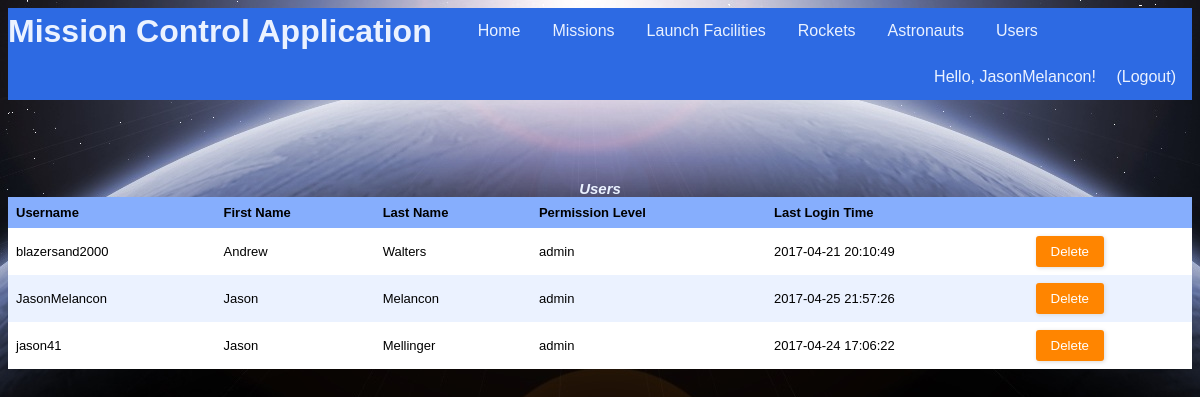
Screenshot of /users (signed in) with the database file from the repository.
### tables this page shows
CREATE TABLE "Users" (
	`uid`	INTEGER NOT NULL PRIMARY KEY AUTOINCREMENT,
	`firstName`	TEXT NOT NULL,
	`lastName`	TEXT NOT NULL,
	`username`	TEXT NOT NULL UNIQUE,
	`password`	TEXT NOT NULL,
	`regTime`	TEXT NOT NULL,
	`lastLoginTime`	TEXT,
	`pid`	INTEGER NOT NULL
);

CREATE TABLE `Permissions` (
	`pid`	INTEGER NOT NULL PRIMARY KEY AUTOINCREMENT,
	`pname`	TEXT NOT NULL
);

### app.py (the view)
@app.route("/users")
@login_required
def showUsers():
    conn = sqlite3.connect(dbPath)
    conn.row_factory = sqlite3.Row
    c = conn.cursor()
    c.execute("SELECT U.uid, 0 AS cannotDelete, U.username, U.firstName, U.lastName, P.pname, U.lastLoginTime FROM Users U, Permissions P WHERE U.pid = P.pid;")
    results = c.fetchall()
    conn.commit()
    conn.close()
    return render_template("users.html", headers=("Username","First Name","Last Name", "Permission Level", "Last Login Time"), rows=results)

### app.py (called while the page is built)
@login_manager.user_loader
def load_user(username):
    userRecord = DBgetUser(username)
    if userRecord:
        user = User(userRecord["username"], userRecord["password"], True)
        user.permission = userRecord["pid"]
        return user
    return None

def DBgetUser(username):
    conn = sqlite3.connect(dbPath)
    conn.row_factory = sqlite3.Row
    c = conn.cursor()
    c.execute("SELECT * from Users WHERE username = ?", (username,))
    userRecord = c.fetchone()
    conn.close()
    return userRecord

### templates/users.html (shortened to what this page needs)
{% extends "main_template.html" %}
{% from 'macros.html' import GenerateTable with context %}
{% block body %}
<div align="center">
    {{ GenerateTable('Users', headers, rows, 'uid') }}
</div>
{% endblock %}

### templates/main_template.html (shortened to what this page needs)
<!DOCTYPE html>
<html>
	<head>
		<link rel="stylesheet" type= "text/css" href="{{ url_for('static', filename='styles.css') }}">
	</head>
	<body>
		<header>
			<ul class="nav">
				<h1 class="nav">Mission Control Application</h1>
				<li class="nav"><a class="nav" href="{{ url_for('index') }}">Home</a></li>
				{% if current_user.is_authenticated %}
				<li class="nav"><a class="nav" href="{{ url_for('showMissions') }}">Missions</a></li>
				<li class="nav"><a class="nav" href="{{ url_for('showFacilities') }}">Launch Facilities</a></li>
				<li class="nav"><a class="nav" href="{{ url_for('showRockets') }}">Rockets</a></li>
				<li class="nav"><a class="nav" href="{{ url_for('showAstronauts') }}">Astronauts</a></li>
				<li class="nav"><a class="nav" href="{{ url_for('showUsers') }}">Users</a></li>
				{% endif %}
				<div class="user-greeting">
					{% if current_user.is_authenticated %}
  						Hello, {{ current_user.id }}!    <a class="nav" href="{{ url_for('showLogout') }}">(Logout)</a>
					{% else %}
						Hello, guest!    <a class="nav" href="{{ url_for('showLogin') }}">Login</a><a class="nav" href="{{ url_for('showSignup') }}">Sign Up</a>
					{% endif %}
				</div>
			</ul>
		</header>
		{% block body %}{% endblock %}
	</body>
</html>

### templates/macros.html (shortened to what this page needs)
{% macro GenerateTable(title, headers, rows, keyName) %}
	{% if rows %}
		<table>
			<caption>
				{{title}}
			</caption>
			<tr>
				{% for header in headers %}
				<th>{{header}}</th>
				{% endfor %}
				{% if current_user.permission == 3 %}
					<th/>
				{% endif %}
			</tr>
			{% for row in rows %}
			<tr id ="{{row[keyName]}}">
				{% for value in row %}
					{% if loop.index0 > 1 %}
						<td>
							{% if title == "Astronauts" %}
								<a href="{{ url_for('showAstronautInfo', aid = row[keyName]) }}">{{value|safe}}</a>
							{% else %}
								{{value|safe}}
							{% endif %}
						</td>
					{% endif %}
				{% endfor %}
				{% if row[1] == 1 %}
					{% set disabled = 'disabled' %}
				{% else %}
					{% set disabled = '' %}
				{% endif %}
				{% if current_user.permission == 3 %}
					<td>
						<div class="form-style-2" style="width:70px; padding: 0px 0px 0px 0px;">
							<form method="post">
								<input type="submit" value="Delete" name="delete.{{ row[0] }}" {{disabled}}/>
							</form>
						</div>
					</td>
				{% endif %}
			</tr>
			{% endfor %}
		</table>
	{% else %}
		No records found!
	{% endif %}
{% endmacro %}

### static/styles.css (style rules this page uses)
:root { --light-blue: #EBF2FF; --medium-blue: #86AEFD; --dark-blue: #2D6AE3; }
header { margin-bottom: 80px; }
ul.nav { list-style-type: none; text-align: center; display: block; margin: 0; padding: 0; overflow: hidden; background-color: var(--dark-blue); }
li.nav { float: left; }
a.nav { display: inline-block; color: var(--light-blue); text-align: center; padding: 14px 16px; text-decoration: none; font-family: "Trebuchet MS", Helvetica, sans-serif; }
h1.nav { float: left; margin: 0; padding: 5px 30px 0px 0px; font-family: "Trebuchet MS", Helvetica, sans-serif; color: var(--light-blue); vertical-align: bottom; }
.user-greeting { float: right; list-style-type: none; text-align: center; margin: 0; overflow: hidden; background-color: var(--dark-blue); text-align: center; vertical-align: center; text-decoration: none; font-family: "Trebuchet MS", Helvetica, sans-serif; color: var(--light-blue); }
table { border-collapse: collapse; width: 100%; table-layout: auto; }
th, td { text-align: left; padding: 8px; font: 13px Arial, Helvetica, sans-serif; }
caption { font: 13px Arial, Helvetica, sans-serif; font-weight: bold; font-style: italic; font-size: 15px; color: var(--light-blue); }
tr { background-color: var(--light-blue) }
tr:nth-child(even) { background-color: white }
th { background-color: var(--medium-blue); font-weight: bold; }
.form-style-2 { width: 480px; max-width: 650px; padding: 20px 12px 10px 20px; font: 13px Arial, Helvetica, sans-serif; color: var(--light-blue); }
.form-style-2 input[type=submit], .form-style-2 input[type=button] { border: none; padding: 8px 15px 8px 15px; background: #FF8500; color: #fff; box-shadow: 1px 1px 4px #DADADA; -moz-box-shadow: 1px 1px 4px #DADADA; -webkit-box-shadow: 1px 1px 4px #DADADA; border-radius: 3px; -webkit-border-radius: 3px; -moz-border-radius: 3px; }

### rows the page displays
Users: id "JasonMelancon", username "JasonMelancon", firstName "Jason", lastName "Melancon", lastLoginTime "2017-04-25 21:57:26"
Users: username "blazersand2000", firstName "Andrew", lastName "Walters", lastLoginTime "2017-04-21 20:10:49"
Permissions: pname "admin"
Users: username "jason41", firstName "Jason", lastName "Mellinger", lastLoginTime "2017-04-24 17:06:22"

### other values shown
{{ title }} "Users"
{{ header }} "Username" "First Name" "Last Name" "Permission Level" "Last Login Time"
